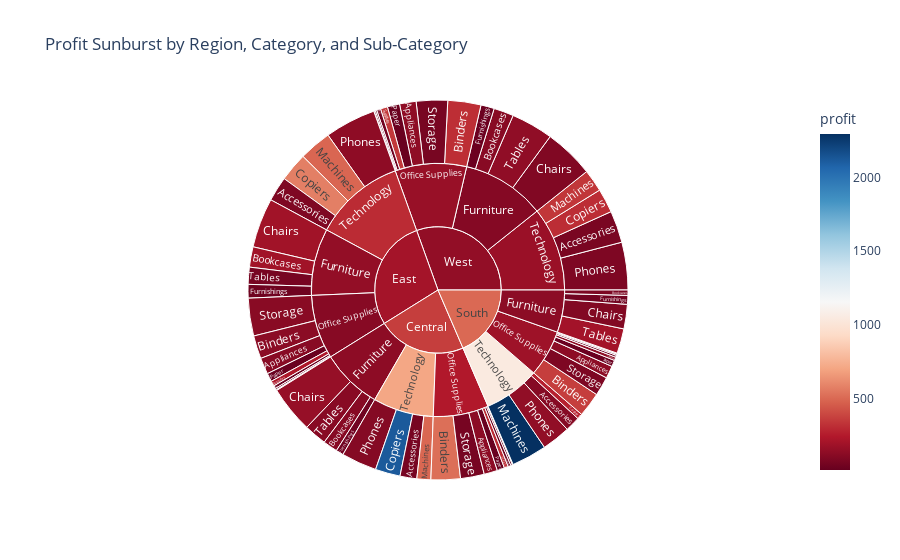

Here is the notebook cell this chart was saved with:
### Markdown cell above
### SUNBURST CHART

### Code cell
# This chart shows hierarchical category breakdowns
fig = px.sunburst(
    df,
    path=['region', 'category', 'sub_category'],
    values='profit',
    color='profit',
    color_continuous_scale='RdBu',
    title='Profit Sunburst by Region, Category, and Sub-Category'
)
fig.show()

### Figure 1 — Plotly figure (JSON) as saved in the notebook; plotly's stock layout.template omitted (floating-point values rounded to 4 significant figures)
{"data": [{"branchvalues": "total", "customdata": [[64.77], [87.28], [109.3], [72.06], [128.3], [115.9], [131.6], [138.3], [15.54], [19.67], [19.89], [46.08], [520.5], [126.4], [362.9], [311.7], [112.7], [192.0], [78.5], [114.7], [159.5], [191.5], [98.29], [93.39], [2119.0], [573.1], [268.8], [308.4], [34.65], [18.77], [22.74], [22.11], [52.83], [17.52], [71.32], [17.14], [45.73], [40.73], [49.74], [29.3], [17.88], [16.23], [27.86], [24.37], [493.3], [492.1], [2294.0], [338.6], [22.71], [23.85], [28.88], [23.79], [106.3], [133.8], [144.6], [86.11], [64.72], [117.9], [84.65], [67.97], [303.3], [229.5], [130.9], [343.1], [114.8], [65.37], [197.1], [139.3], [131.7], [149.8], [128.5], [105.3], [241.2], [112.0], [183.8], [164.9], [709.1], [302.4], [1045.0], [169.7], [363.6], [201.5], [501.1], [145.8]], "domain": {"x": [0, 1], "y": [0, 1]}, "hovertemplate": "labels=%{label}<br>profit_sum=%{value}<br>parent=%{parent}<br>id=%{id}<br>profit=%{color}<extra></extra>", "ids": ["Central/Technology/Accessories", "East/Technology/Accessories", "South/Technology/Accessories", "West/Technology/Accessories", "Central/Office Supplies/Appliances", "East/Office Supplies/Appliances", "South/Office Supplies/Appliances", "West/Office Supplies/Appliances", "Central/Office Supplies/Art", "East/Office Supplies/Art", "South/Office Supplies/Art", "West/Office Supplies/Art", "Central/Office Supplies/Binders", "East/Office Supplies/Binders", "South/Office Supplies/Binders", "West/Office Supplies/Binders", "Central/Furniture/Bookcases", "East/Furniture/Bookcases", "South/Furniture/Bookcases", "West/Furniture/Bookcases", "Central/Furniture/Chairs", "East/Furniture/Chairs", "South/Furniture/Chairs", "West/Furniture/Chairs", "Central/Technology/Copiers", "East/Technology/Copiers", "South/Technology/Copiers", "West/Technology/Copiers", "Central/Office Supplies/Envelopes", "East/Office Supplies/Envelopes", "South/Office Supplies/Envelopes", "West/Office Supplies/Envelopes", "Central/Office Supplies/Fasteners", "East/Office Supplies/Fasteners", "South/Office Supplies/Fasteners", "West/Office Supplies/Fasteners", "Central/Furniture/Furnishings", "East/Furniture/Furnishings", "South/Furniture/Furnishings", "West/Furniture/Furnishings", "Central/Office Supplies/Labels", "East/Office Supplies/Labels", "South/Office Supplies/Labels", "West/Office Supplies/Labels", "Central/Technology/Machines", "East/Technology/Machines", "South/Technology/Machines", "West/Technology/Machines", "Central/Office Supplies/Paper", "East/Office Supplies/Paper", "South/Office Supplies/Paper", "West/Office Supplies/Paper", "Central/Technology/Phones", "East/Technology/Phones", "South/Technology/Phones", "West/Technology/Phones", "Central/Office Supplies/Storage", "East/Office Supplies/Storage", "South/Office Supplies/Storage", "West/Office Supplies/Storage", "Central/Office Supplies/Supplies", "East/Office Supplies/Supplies", "South/Office Supplies/Supplies", "West/Office Supplies/Supplies", "Central/Furniture/Tables", "East/Furniture/Tables", "South/Furniture/Tables", "West/Furniture/Tables", "Central/Furniture", "East/Furniture", "South/Furniture", "West/Furniture", "Central/Office Supplies", "East/Office Supplies", "South/Office Supplies", "West/Office Supplies", "Central/Technology", "East/Technology", "South/Technology", "West/Technology", "Central", "East", "South", "West"], "labels": ["Accessories", "Accessories", "Accessories", "Accessories", "Appliances", "Appliances", "Appliances", "Appliances", "Art", "Art", "Art", "Art", "Binders", "Binders", "Binders", "Binders", "Bookcases", "Bookcases", "Bookcases", "Bookcases", "Chairs", "Chairs", "Chairs", "Chairs", "Copiers", "Copiers", "Copiers", "Copiers", "Envelopes", "Envelopes", "Envelopes", "Envelopes", "Fasteners", "Fasteners", "Fasteners", "Fasteners", "Furnishings", "Furnishings", "Furnishings", "Furnishings", "Labels", "Labels", "Labels", "Labels", "Machines", "Machines", "Machines", "Machines", "Paper", "Paper", "Paper", "Paper", "Phones", "Phones", "Phones", "Phones", "Storage", "Storage", "Storage", "Storage", "Supplies", "Supplies", "Supplies", "Supplies", "Tables", "Tables", "Tables", "Tables", "Furniture", "Furniture", "Furniture", "Furniture", "Office Supplies", "Office Supplies", "Office Supplies", "Office Supplies", "Technology", "Technology", "Technology", "Technology", "Central", "East", "South", "West"], "marker": {"coloraxis": "coloraxis", "colors": [64.77, 87.28, 109.3, 72.06, 128.3, 115.9, 131.6, 138.3, 15.54, 19.67, 19.89, 46.08, 520.5, 126.4, 362.9, 311.7, 112.7, 192.0, 78.5, 114.7, 159.5, 191.5, 98.29, 93.39, 2119.0, 573.1, 268.8, 308.4, 34.65, 18.77, 22.74, 22.11, 52.83, 17.52, 71.32, 17.14, 45.73, 40.73, 49.74, 29.3, 17.88, 16.23, 27.86, 24.37, 493.3, 492.1, 2294.0, 338.6, 22.71, 23.85, 28.88, 23.79, 106.3, 133.8, 144.6, 86.11, 64.72, 117.9, 84.65, 67.97, 303.3, 229.5, 130.9, 343.1, 114.8, 65.37, 197.1, 139.3, 131.7, 149.8, 128.5, 105.3, 241.2, 112.0, 183.8, 164.9, 709.1, 302.4, 1045.0, 169.7, 363.6, 201.5, 501.1, 145.8]}, "name": "", "parents": ["Central/Technology", "East/Technology", "South/Technology", "West/Technology", "Central/Office Supplies", "East/Office Supplies", "South/Office Supplies", "West/Office Supplies", "Central/Office Supplies", "East/Office Supplies", "South/Office Supplies", "West/Office Supplies", "Central/Office Supplies", "East/Office Supplies", "South/Office Supplies", "West/Office Supplies", "Central/Furniture", "East/Furniture", "South/Furniture", "West/Furniture", "Central/Furniture", "East/Furniture", "South/Furniture", "West/Furniture", "Central/Technology", "East/Technology", "South/Technology", "West/Technology", "Central/Office Supplies", "East/Office Supplies", "South/Office Supplies", "West/Office Supplies", "Central/Office Supplies", "East/Office Supplies", "South/Office Supplies", "West/Office Supplies", "Central/Furniture", "East/Furniture", "South/Furniture", "West/Furniture", "Central/Office Supplies", "East/Office Supplies", "South/Office Supplies", "West/Office Supplies", "Central/Technology", "East/Technology", "South/Technology", "West/Technology", "Central/Office Supplies", "East/Office Supplies", "South/Office Supplies", "West/Office Supplies", "Central/Technology", "East/Technology", "South/Technology", "West/Technology", "Central/Office Supplies", "East/Office Supplies", "South/Office Supplies", "West/Office Supplies", "Central/Office Supplies", "East/Office Supplies", "South/Office Supplies", "West/Office Supplies", "Central/Furniture", "East/Furniture", "South/Furniture", "West/Furniture", "Central", "East", "South", "West", "Central", "East", "South", "West", "Central", "East", "South", "West", "", "", "", ""], "type": "sunburst", "values": [2932.0, 4314.0, 2620.0, 5579.0, 2343.0, 2864.0, 2178.0, 2883.0, 304.4, 510.8, 348, 696.6, 5123.0, 4034.0, 4279.0, 5772.0, 2550.0, 3548.0, 929.4, 3469.0, 8192.0, 8653.0, 4262.0, 8709.0, 4348.0, 5008, 950, 4192.0, 494.6, 268.1, 216.4, 268.1, 4.8, 21, 2.3, 20.8, 1314.0, 2376.0, 1549.0, 2340.0, 115.3, 120.6, 167, 242.0, 2424, 5655.0, 6151.0, 3892.0, 1283.0, 1468.0, 1111, 2139.0, 6169.0, 8905.0, 4986.0, 8309.0, 4142.0, 6588.0, 3340.0, 5468.0, 698.0, 915.3, 591.2, 1234.0, 3943.0, 2973.0, 4331.0, 7344.0, 16000.0, 17550.0, 11070.0, 21860.0, 14510.0, 16790.0, 12230.0, 18720.0, 15870.0, 23880.0, 14710.0, 21970.0, 46380.0, 58220, 38010.0, 62560.0]}], "layout": {"autosize": true, "coloraxis": {"colorbar": {"title": {"text": "profit"}}, "colorscale": [[0, "rgb(103,0,31)"], [0.1, "rgb(178,24,43)"], [0.2, "rgb(214,96,77)"], [0.3, "rgb(244,165,130)"], [0.4, "rgb(253,219,199)"], [0.5, "rgb(247,247,247)"], [0.6, "rgb(209,229,240)"], [0.7, "rgb(146,197,222)"], [0.8, "rgb(67,147,195)"], [0.9, "rgb(33,102,172)"], [1, "rgb(5,48,97)"]]}, "legend": {"tracegroupgap": 0}, "title": {"text": "Profit Sunburst by Region, Category, and Sub-Category"}}}
